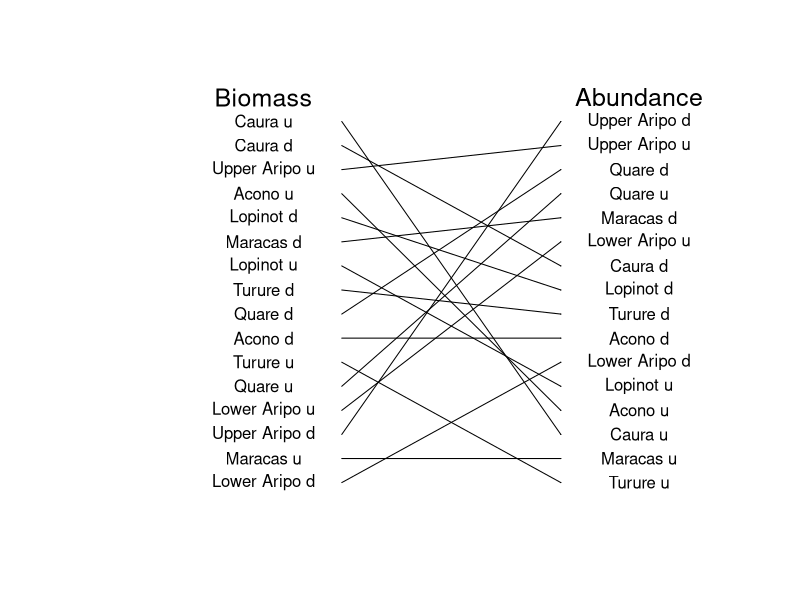

Recreate this plot in R.
## ---- chunk 1
###Making a plot of how high pressure predation sites are when measured in 
#different levels of predation ABUNDANCE

setwd("C:\\Users\\faj\\Documents\\OneDrive for Business\\research\\FishPredation\\Data")

library(dplyr)
library(tidyr)
library(ggplot2)
library(lme4)
library(Cairo)

#set up group definition 
group12 <- c("Hoplias malabaricus", "Crenicichla frenata", "Gymnotus carapo", "Anablepsoides hartii",
			"Cichlasoma taenia", "Cichlasoma taenia", "Corynopoma riisei", "Roeboides dientonito", 
			"Agonostomus monticola", "Rhamdia quelen", "andinoacara pulcher", "Hemigrammus unilineatus", "Rivulus hartii")


#preparing data 

fishDataAll <- read.csv("Fish data June 2017.csv")
head(fishDataAll)
str(fishDataAll)
levels(fishDataAll$species)
selectMonths <- c("07", "08")# i am selecting out these months because then i can use the last timepoint 

#select data from only the July and Auguest, and remove first year 
SelectData <- fishDataAll %>% 
	separate(date, c("Day", "Month", "Year"), sep = "/") %>%
	filter(Year != 2010)%>%
	filter(Month %in% selectMonths)

fishData <- data.frame(SelectData)

fishData$AbundanceAll <- fishData$numbercaught + fishData$numberseen

#calculating percentage biomass so i can incude years with 0 abundance

fishData$TotBiomass <- (fishData$numbercaught + fishData$numberseen)* fishData$weight
TotBioSite<- fishData %>% 
	group_by(site, Year) %>%
	summarise(BiomasSiteSum = sum(TotBiomass, na.rm=TRUE))
siteBiomass <- data.frame(TotBioSite)


#Narrow Predation data
#-------------------------
predatorsAbN <- fishData %>% 
	filter(species %in% group12)  %>%
	group_by(site, Year) %>%
	summarise(AbundanceSum = sum(AbundanceAll))

predatorsAb <- data.frame(predatorsAbN)
predatorsAb$Year <- as.numeric(predatorsAb$Year)

#add the total site biomass data, just to i can identify sites with no predators 
FishDataTotAb <- merge(siteBiomass, predatorsAb, by = c("site" ,"Year"),all=TRUE) # this makes sure i 
#know what years had no predators recoreded in 
FishDataTotAb$AbundanceSum[is.na(FishDataTotAb$AbundanceSum)] <- 0

Widea <- aggregate(FishDataTotAb$AbundanceSum, list(FishDataTotAb$site), mean, na.rm=TRUE)

WideaOrdera <- Widea[order(Widea$x),]
head(WideaOrdera)

WideaOrdera$predOrderNa <- c(1:nrow(WideaOrdera))
## ---- chunk 2
setwd("C:\\Users\\faj\\Documents\\OneDrive for Business\\research\\FishPredation\\Data")

library(dplyr)
library(tidyr)
library(ggplot2)
library(lme4)
library(Cairo)


#preparing data 

fishDataAll <- read.csv("Fish data June 2017.csv")
head(fishDataAll)
str(fishDataAll)
levels(fishDataAll$species)
selectMonths <- c("07", "08")# i am selecting out these months because then i can use the last timepoint 


#select data from only the July and Auguest, and remove first year 
SelectData <- fishDataAll %>% 
	separate(date, c("Day", "Month", "Year"), sep = "/") %>%
	filter(Year != 2010)%>%
	filter(Month %in% selectMonths)

fishData <- data.frame(SelectData)

#calculate biomass
fishData$TotBiomass <- (fishData$numbercaught + fishData$numberseen)* fishData$weight


#calculating percentage biomass
TotBioSite<- fishData %>% 
	group_by(site, Year) %>%
	summarise(BiomasSiteSum = sum(TotBiomass, na.rm=TRUE))

siteBiomass <- data.frame(TotBioSite)

#Narrow Predation data
#-------------------------

#sum biomass per site and year
predatorsBioN <- fishData %>% 
	filter(species %in% group12) %>%
	group_by(site, Year) %>%
	summarise(BiomassSum = sum(TotBiomass))

predatorsBio <- data.frame(predatorsBioN)
predatorsBio$Year <- as.numeric(predatorsBio$Year)
siteBiomass$Year <- as.numeric(siteBiomass$Year)

FishDataTot <- merge(siteBiomass, predatorsBio, by = c("site" ,"Year"),all=TRUE) # this makes sure i 
#know what years had no predators recoreded in 
head(FishDataTot)
FishDataTot$BiomassSum[is.na(FishDataTot$BiomassSum)] <- 0

FishDataTot$PropMass <- FishDataTot$BiomassSum / FishDataTot$BiomasSiteSum

Wideb <- aggregate(FishDataTot$PropMass, list(FishDataTot$site), mean, na.rm=TRUE)

orderWideb <- Wideb [order(Wideb $x),]
head(orderWideb)

orderWideb$predOrderNb <- c(1:nrow(orderWideb))

## ---- chunk 3

WideBoth <- merge(orderWideb, WideaOrdera, by = "Group.1")

## ---- chunk 4
Cairo(file="C:\\Users\\faj\\Documents\\OneDrive for Business\\research\\bioTIME\\users\\Faith\\TriniFishPredation\\WideAB_tangle.png",
      type="png",
       units="in", 
      width=8,
      height=6,
      pointsize=12,
      dpi=100)
plotSetup <- data.frame(cbind(c(1:17),c(20:60))) # data to plot onto emptyp plot
plot(x = plotSetup$X2, y = plotSetup$X1, col="white", axes=FALSE , ylab = " ", xlab = "  ")

#plot arrows
arrows(x0 = 35, y0 = WideBoth$predOrderNb, x1 = 49, y1 = WideBoth$predOrderNa, length = 0.001)


#plotting text 
text(x = 54, y = WideBoth$predOrderNa, labels = WideBoth$Group.1)
text(x = 30, y = WideBoth$predOrderNb, labels = WideBoth$Group.1)


text(x = 30, y = 17, labels = "Biomass", cex = 1.5)
text(x = 54, y = 17, labels = "Abundance", cex = 1.5)


dev.off()
